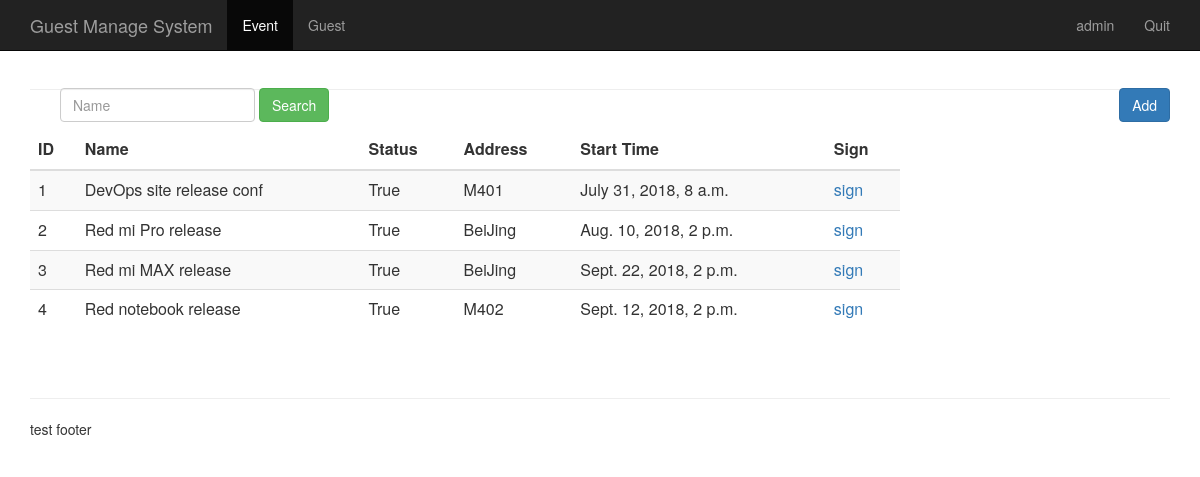
The page /event_manage/ (signed in) on the database its author committed.
### sign/models.py (models this page shows, shortened)
class Event(models.Model):
    name = models.CharField(max_length=100)
    limit = models.IntegerField()
    status = models.BooleanField()
    address = models.CharField(max_length=200)
    start_time = models.DateTimeField('events time')
    create_time = models.DateTimeField(auto_now = True)

### sign/views.py (the view)
# urls.py: path('event_manage/', views.event_manage),
@login_required
def event_manage(request):
    event_list = Event.objects.all()
    username = request.session.get('user', '')
    return render(request,"event_manage.html", {"user": username,
                                                "events": event_list})

### sign/templates/event_manage.html (shortened to what this page needs)
{% extends "base.html" %}
{% block content %}
    <nav class="navbar navbar-inverse navbar-fixed-top">
      <div class="container">
        <div class="navbar-header">
          <a class="navbar-brand" href="/event_manage/">Guest Manage System</a>
        </div>
        <div id="navbar" class="collapse navbar-collapse">
          <ul class="nav navbar-nav">
            <li class="active"><a href="#">Event</a></li>
            <li><a href="/guest_manage/">Guest</a></li>
          </ul>
          <ul class="nav navbar-nav navbar-right">
           <li><a href="#">{{user}}</a></li>
           <li><a href="/logout/">Quit</a></li>
         </ul>
        </div>
      </div>
    </nav>
<div class="container theme-showcase" role="main">
      <div class="page-header" style="margin-top: 80px;">
        <div id="navbar" class="navbar-collapse collapse" style="float:left;">
          <form class="navbar-form" method="get" action="/search_name/">
            <div class="form-group">
              <input name="name" type="text" placeholder="Name" class="form-control">
            </div>
            <button type="submit" class="btn btn-success">Search</button>
          </form>
        </div>
          <div style="float:right;">
          <button type="submit" class="btn btn-primary" onclick="window.location.href='/add_event/'" style="margin-top: 8px;">Add</button>
        </div>
      </div>
      <div class="row">
        <div class="col-md-6" style="width: 900px;">
          <table class="table table-striped">
            <thead>
              <tr>
                <th>ID</th>
                <th>Name</th>
                <th>Status</th>
                <th>Address</th>
                <th>Start Time</th>
                <th>Sign</th>
              </tr>
            </thead>
            <tbody>
              {% for event in events %}
                <tr>
                  <td>{{ event.id }}</td>
                  <td>{{ event.name }}</td>
                  <td>{{ event.status }}</td>
                  <td>{{ event.address }}</td>
                  <td>{{ event.start_time }}</td>
                  <td>
                    <a href="/sign_index/{{ event.id }}/" target="{{ event.id }}_blank">sign</a>
                  </td>
                </tr>
             {% endfor %}
            </tbody>
          </table>
        </div>
      </div>
</div>
{% endblock %}

### rows shown on the page
Event: id "1", name "DevOps site release conf", status "True", address "M401", start_time "July 31, 2018, 8 a.m."
Event: id "2", name "Red mi Pro release", status "True", address "BeiJing", start_time "Aug. 10, 2018, 2 p.m."
Event: id "3", name "Red mi MAX release", status "True", address "BeiJing", start_time "Sept. 22, 2018, 2 p.m."
Event: id "4", name "Red notebook release", status "True", address "M402", start_time "Sept. 12, 2018, 2 p.m."

### other values the page prints
{{ user }} "admin"
